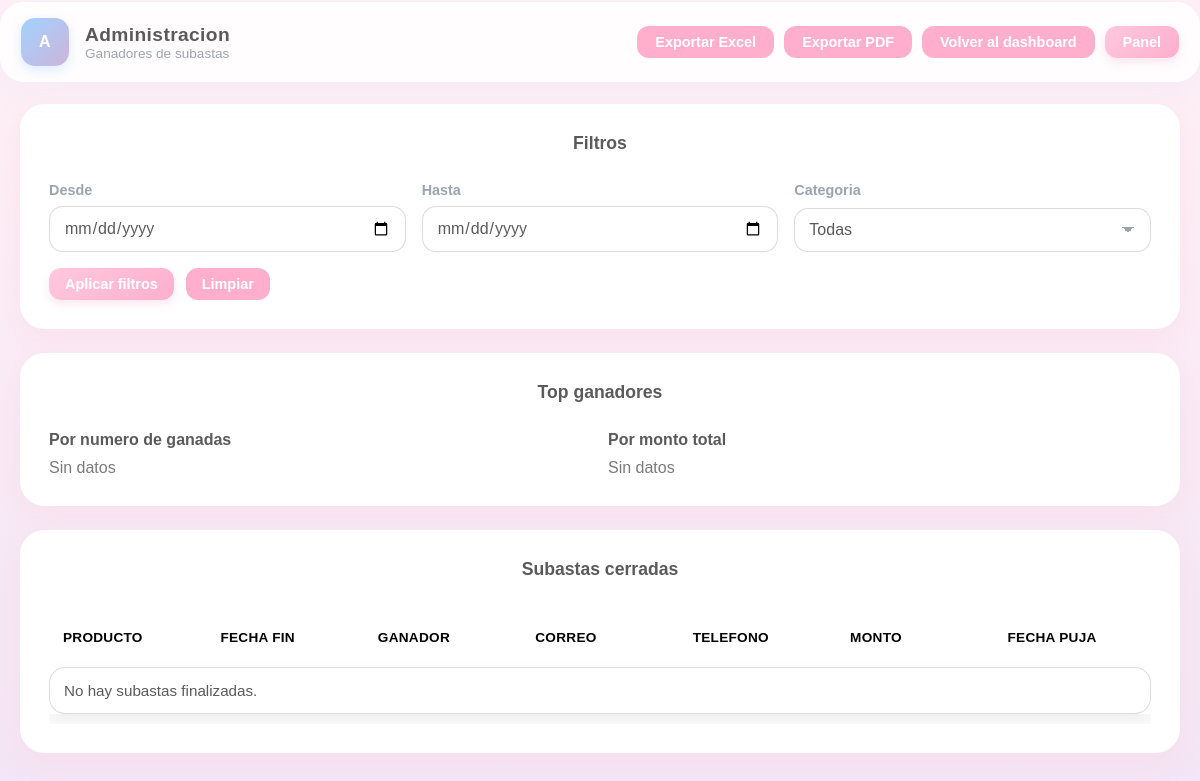
Page /php/ganadores.php (signed in) on the earlier database version.
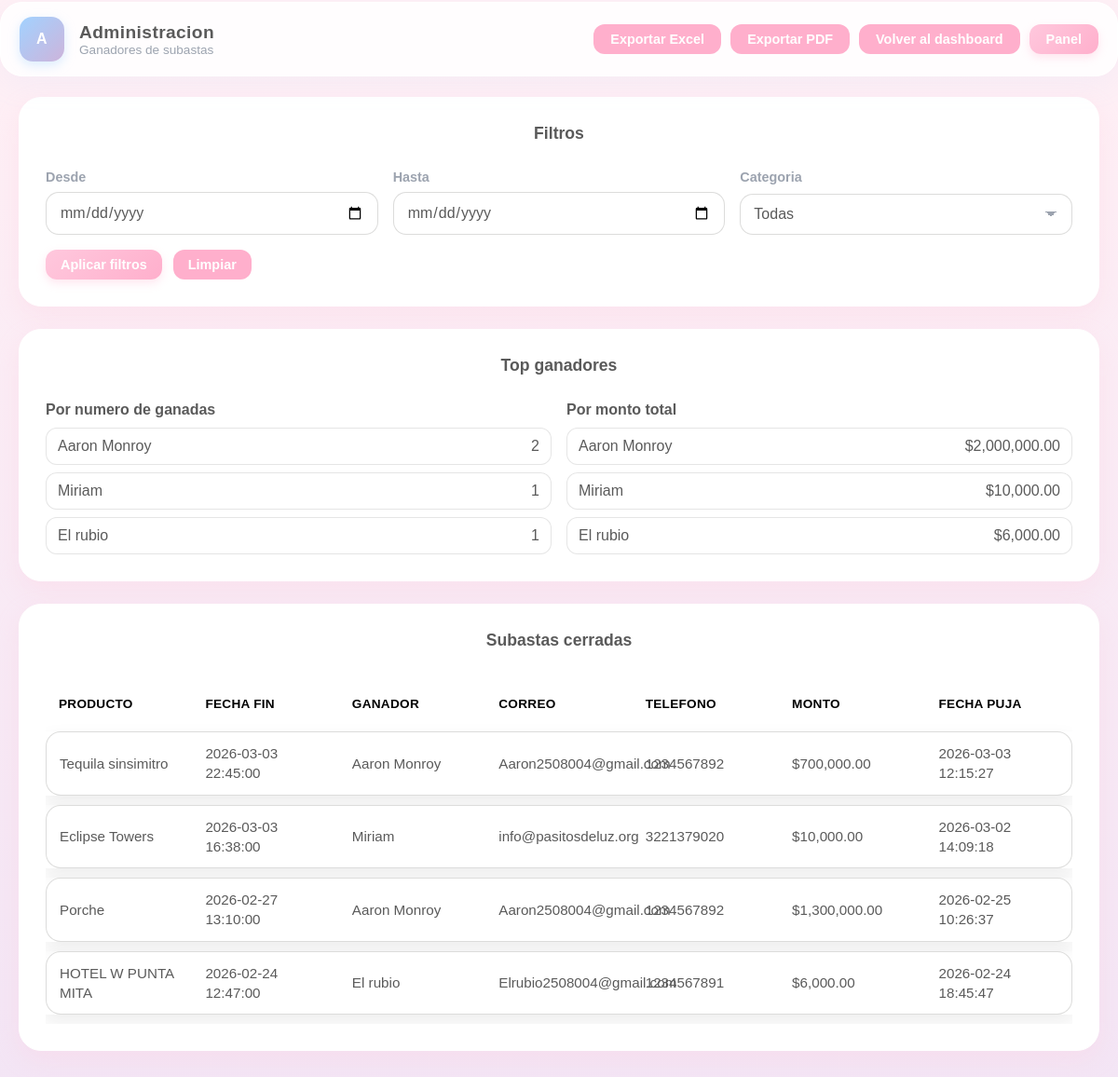
Same page on the later database version.
### tables this page shows
CREATE TABLE `ganadores_historial` (
  `id` int(11) NOT NULL,
  `producto_id` int(11) NOT NULL,
  `producto_nombre` varchar(255) NOT NULL,
  `categoria_id` int(11) DEFAULT NULL,
  `nombre_usuario` varchar(150) DEFAULT NULL,
  `correo_usuario` varchar(150) DEFAULT NULL,
  `telefono_usuario` varchar(20) DEFAULT NULL,
  `monto_puja` decimal(10,2) DEFAULT NULL,
  `fecha_puja` datetime DEFAULT NULL,
  `fecha_cierre` datetime NOT NULL,
  `created_at` timestamp NOT NULL DEFAULT current_timestamp()
);

### php/ganadores.php (the view, shortened to what the changed rows need)
<?php
require_once __DIR__ . "/../config/db.php";
$hasFin = true;
$query = "SELECT gh.producto_id AS id, gh.producto_nombre AS nombre, gh.fecha_cierre AS fecha_fin,
    'finalizado' AS estado, gh.nombre_usuario, gh.correo_usuario, gh.telefono_usuario, gh.monto_puja, gh.fecha_puja
    FROM ganadores_historial gh WHERE 1=1";
$query .= " ORDER BY gh.fecha_cierre DESC, gh.id DESC";
$ganadores = [];
$result = $mysqli->query($query);
if ($result) {
    while ($row = $result->fetch_assoc()) {
        $ganadores[] = $row;
    }
}
$ganadoresCount = [];
$ganadoresTotal = [];
foreach ($ganadores as $row) {
    $nombre = trim((string) ($row["nombre_usuario"] ?? ""));
    $ganadoresCount[$nombre] = ($ganadoresCount[$nombre] ?? 0) + 1;
    $ganadoresTotal[$nombre] = ($ganadoresTotal[$nombre] ?? 0) + (float) ($row["monto_puja"] ?? 0);
}
arsort($ganadoresCount);
arsort($ganadoresTotal);
$topGanadoresCount = array_slice($ganadoresCount, 0, 5, true);
$topGanadoresTotal = array_slice($ganadoresTotal, 0, 5, true);
?>
<!DOCTYPE html>
<html lang="es">
<head>
    <link href="../css/style.css" rel="stylesheet" />
    <link href="../css/dashboard.css" rel="stylesheet" />
</head>
<body class="auth-page">
    <main class="dashboard">
        <section class="card">
            <div class="stats-grid">
                <div>
                    <div class="stat-title">Por numero de ganadas</div>
                    <?php if (count($topGanadoresCount) === 0) { ?>
                        <div class="stat-empty">Sin datos</div>
                    <?php } else { ?>
                        <ul class="stat-list">
                            <?php foreach ($topGanadoresCount as $name => $count) { ?>
                                <li><?php echo htmlspecialchars($name); ?> <span><?php echo (int) $count; ?></span></li>
                            <?php } ?>
                        </ul>
                    <?php } ?>
                </div>
                <div>
                    <div class="stat-title">Por monto total</div>
                    <?php if (count($topGanadoresTotal) === 0) { ?>
                        <div class="stat-empty">Sin datos</div>
                    <?php } else { ?>
                        <ul class="stat-list">
                            <?php foreach ($topGanadoresTotal as $name => $total) { ?>
                                <li><?php echo htmlspecialchars($name); ?> <span>$<?php echo number_format((float) $total, 2); ?></span></li>
                            <?php } ?>
                        </ul>
                    <?php } ?>
                </div>
            </div>
        </section>
        <section class="card">
            <div class="table-wrap">
                <table class="admin-table">
                    <thead>
                        <tr>
                            <th>Producto</th>
                            <?php if ($hasFin) { ?>
                                <th>Fecha fin</th>
                            <?php } ?>
                            <th>Ganador</th>
                            <th>Correo</th>
                            <th>Telefono</th>
                            <th>Monto</th>
                            <th>Fecha puja</th>
                        </tr>
                    </thead>
                    <tbody>
                        <?php if (count($ganadores) === 0) { ?>
                            <tr>
                                <td colspan="<?php echo $hasFin ? 7 : 6; ?>">No hay subastas finalizadas.</td>
                            </tr>
                        <?php } else { ?>
                            <?php foreach ($ganadores as $row) { ?>
                                <tr>
                                    <td><?php echo htmlspecialchars($row["nombre"] ?? ""); ?></td>
                                    <?php if ($hasFin) { ?>
                                        <td><?php echo htmlspecialchars($row["fecha_fin"] ?? "-"); ?></td>
                                    <?php } ?>
                                    <td><?php echo htmlspecialchars($row["nombre_usuario"] ?? "Sin pujas"); ?></td>
                                    <td><?php echo htmlspecialchars($row["correo_usuario"] ?? "-"); ?></td>
                                    <td><?php echo htmlspecialchars($row["telefono_usuario"] ?? "-"); ?></td>
                                    <td>$<?php echo number_format((float) ($row["monto_puja"] ?? 0), 2); ?></td>
                                    <td><?php echo htmlspecialchars($row["fecha_puja"] ?? "-"); ?></td>
                                </tr>
                            <?php } ?>
                        <?php } ?>
                    </tbody>
                </table>
            </div>
        </section>
    </main>
</body>
</html>

Differences in the rows shown:
added ganadores_historial: producto_nombre "Tequila sinsimitro", fecha_cierre "2026-03-03 22:45:00", nombre_usuario "Aaron Monroy", correo_usuario "Aaron2508004@gmail.com", telefono_usuario "1234567892", monto_puja "700,000.00", fecha_puja "2026-03-03 12:15:27"
added ganadores_historial: producto_nombre "Eclipse Towers", fecha_cierre "2026-03-03 16:38:00", nombre_usuario "Miriam", correo_usuario "info@pasitosdeluz.org", telefono_usuario "3221379020", monto_puja "10,000.00", fecha_puja "2026-03-02 14:09:18"
added ganadores_historial: producto_nombre "Porche", fecha_cierre "2026-02-27 13:10:00", nombre_usuario "Aaron Monroy", correo_usuario "Aaron2508004@gmail.com", telefono_usuario "1234567892", monto_puja "1,300,000.00", fecha_puja "2026-02-25 10:26:37"
added ganadores_historial: producto_nombre "HOTEL W PUNTA MITA", fecha_cierre "2026-02-24 12:47:00", nombre_usuario "El rubio", correo_usuario "Elrubio2508004@gmail.com", telefono_usuario "1234567891", monto_puja "6,000.00", fecha_puja "2026-02-24 18:45:47"
Other differences:
new list line: "Aaron Monroy 2"
new list line: "Miriam 1"
new list line: "El rubio 1"
new list line: "Aaron Monroy $ 2,000,000.00"
new list line: "Miriam $ 10,000.00"
new list line: "El rubio $ 6,000.00"
text no longer shown: "Sin datos Sin datos No hay subastas finalizadas."
